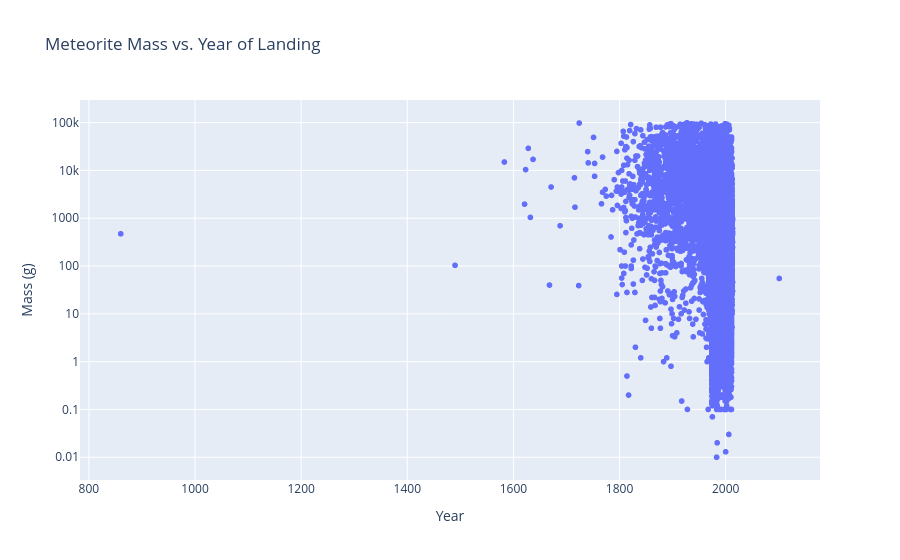

Source (notebook cell):
### Markdown cell above
The histogram illustrates the number of recorded meteorite landings per year. The chart shows a dramatic increase in the number of discoveries in recent decades. This is likely not due to more meteorites hitting the Earth, but rather to advancements in detection, technology, awareness, and more organized search efforts.

### Code cell
# Vis 3 Meteorite Mass vs. Year of Landing

df_filtered = df[df['mass (g)'] < 100000].copy()

fig = px.scatter(df_filtered,
                 x='year',
                 y='mass (g)',
                 log_y=True,  # Using a log scale for the y-axis
                 title='Meteorite Mass vs. Year of Landing',
                 labels={'year': 'Year', 'mass (g)': 'Mass (g)'},
                 hover_data=['name'])
fig.show()

### Figure 1 — Plotly figure (JSON) as saved in the notebook; plotly's stock layout.template omitted (floating-point values rounded to 4 significant figures; data arrays with more than 128 entries replaced by an {"elided": "..."} marker saying what was removed)
{"data": [{"customdata": {"elided": "37830x1 str values"}, "hovertemplate": "Year=%{x}<br>Mass (g)=%{y}<br>name=%{customdata[0]}<extra></extra>", "legendgroup": "", "marker": {"color": "#636efa", "symbol": "circle"}, "mode": "markers", "name": "", "showlegend": false, "type": "scattergl", "x": {"elided": "37830 int values"}, "xaxis": "x", "y": {"elided": "37830 float values"}, "yaxis": "y"}], "layout": {"legend": {"tracegroupgap": 0}, "title": {"text": "Meteorite Mass vs. Year of Landing"}, "xaxis": {"anchor": "y", "domain": [0, 1], "title": {"text": "Year"}}, "yaxis": {"anchor": "x", "domain": [0, 1], "title": {"text": "Mass (g)"}, "type": "log"}}}
